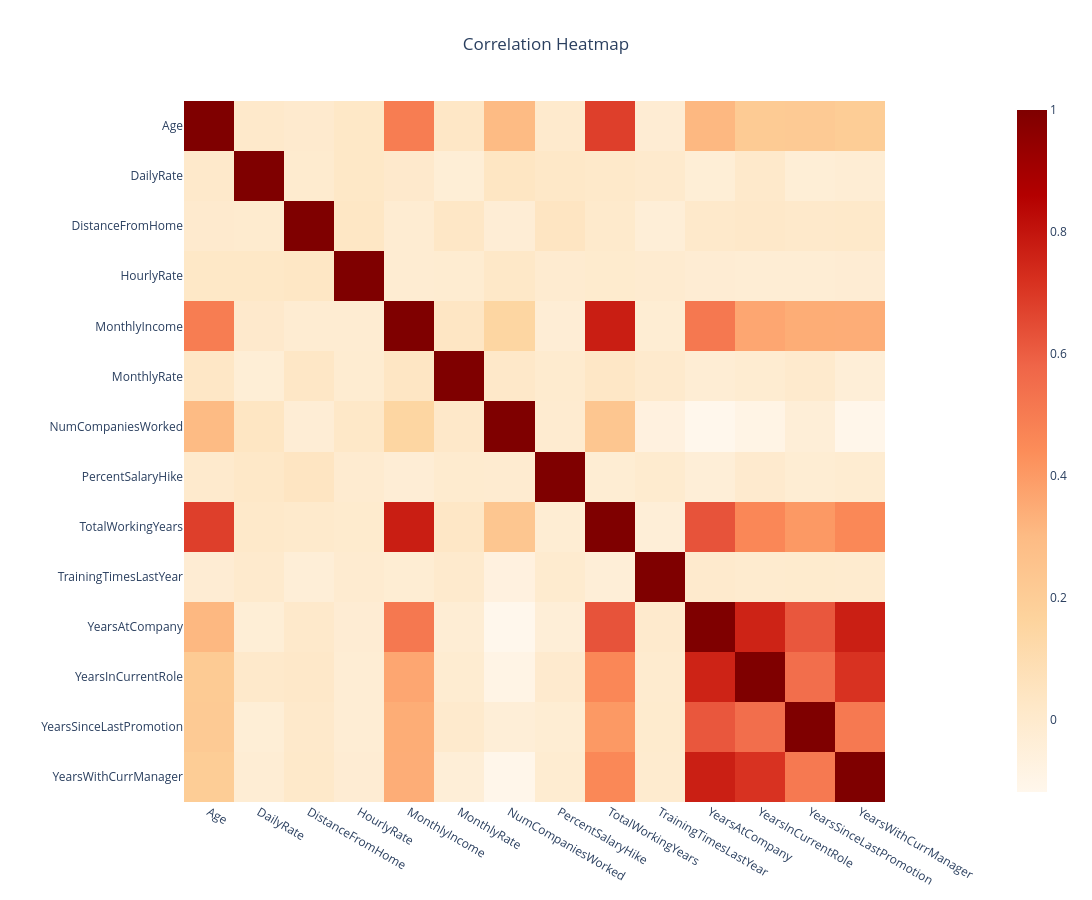

This figure's notebook cell:
### Markdown cell above
## Correlation Heatmap

### Code cell
corr = df.corr(numeric_only=True)

fig = px.imshow(
    corr,
    color_continuous_scale="OrRd",
    title="Correlation Heatmap"
)

fig.update_layout(
    height=900,
    width=1500,
    title_x=0.5
)

fig.show()

### Figure 1 — Plotly figure (JSON) as saved in the notebook; plotly's stock layout.template omitted (floating-point values rounded to 4 significant figures; data arrays with more than 128 entries replaced by an {"elided": "..."} marker saying what was removed)
{"data": [{"coloraxis": "coloraxis", "hovertemplate": "x: %{x}<br>y: %{y}<br>color: %{z}<extra></extra>", "name": "0", "type": "heatmap", "x": ["Age", "DailyRate", "DistanceFromHome", "HourlyRate", "MonthlyIncome", "MonthlyRate", "NumCompaniesWorked", "PercentSalaryHike", "TotalWorkingYears", "TrainingTimesLastYear", "YearsAtCompany", "YearsInCurrentRole", "YearsSinceLastPromotion", "YearsWithCurrManager"], "xaxis": "x", "y": ["Age", "DailyRate", "DistanceFromHome", "HourlyRate", "MonthlyIncome", "MonthlyRate", "NumCompaniesWorked", "PercentSalaryHike", "TotalWorkingYears", "TrainingTimesLastYear", "YearsAtCompany", "YearsInCurrentRole", "YearsSinceLastPromotion", "YearsWithCurrManager"], "yaxis": "y", "z": {"elided": "14x14 float values"}}], "layout": {"coloraxis": {"colorscale": [[0, "rgb(255,247,236)"], [0.125, "rgb(254,232,200)"], [0.25, "rgb(253,212,158)"], [0.375, "rgb(253,187,132)"], [0.5, "rgb(252,141,89)"], [0.625, "rgb(239,101,72)"], [0.75, "rgb(215,48,31)"], [0.875, "rgb(179,0,0)"], [1, "rgb(127,0,0)"]]}, "height": 900, "title": {"text": "Correlation Heatmap", "x": 0.5}, "width": 1500, "xaxis": {"anchor": "y", "constrain": "domain", "domain": [0, 1], "scaleanchor": "y"}, "yaxis": {"anchor": "x", "autorange": "reversed", "constrain": "domain", "domain": [0, 1]}}}
